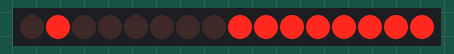
The sketch below on a simulated Arduino Uno, built with avr-gcc and run on an emulated ATmega328P. Shown: 16 shift-register outputs drawn as a row of LEDs (first output left, lit = HIGH). Wiring (inferred from the names in the program): 2 × shift register (74HC595): data pin 11; shift clock pin 12; latch pin 8. Wiring (inferred from the signals the program sends): row of LEDs: on Q0, Q1, Q2, Q3, Q4, Q5, Q6, Q7, Q8, Q9, Q10, Q11, Q12, Q13, Q14, Q15.

Above: at 0.06 s.
At 4.68 s:
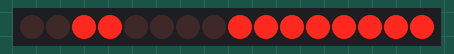
At 10.52 s:
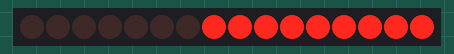
At 20.04 s:
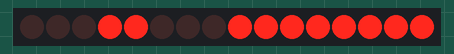
At 29.72 s:
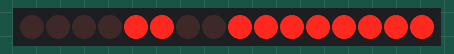
At 39.72 s:
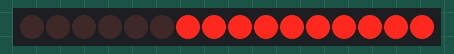
Timing chart, 0 to 40.0 s (numbered marks = the images above):
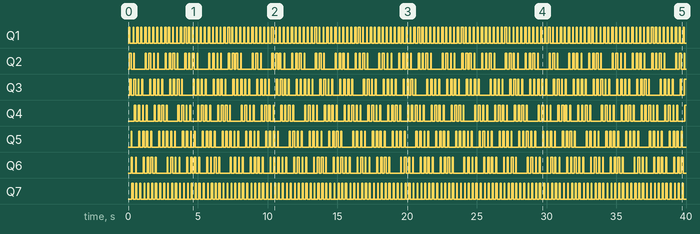

Measured:
- by itself, Q1, Q7: moves between LOW and HIGH, repeating every 1.1 s
- by itself, Q3: moves between LOW and HIGH, repeating every 19.6 s
- by itself, Q4: moves between LOW and HIGH, repeating every 19.5 s
- by itself, Q5: moves between LOW and HIGH, repeating every 19.0 s

The sketch:

NE555_Timer.ino
```cpp
const int latchPin = 8;//Pin connected to ST_CP of 74HC595
const int clockPin = 12;//Pin connected to SH_CP of 74HC595
const int dataPin = 11; //Pin connected to DS of 74HC595
int tim = 100;
int datcol[8] = {127,191,223,239,247,251,253,254};
int data[] = {0xFF,0xFF,0xFF,0xFF,0xFF,0xFF,0xFF,0xFF,/*" ",0*/
              0xFF,0xC1,0xBE,0xBE,0xBE,0xC1,0xFF,0xFF,
              0xFF,0xDF,0xDF,0x80,0xFF,0xFF,0xFF,0xFF,/*"1",2*/
              0xFF,0xDC,0xBC,0xBA,0xB6,0xCE,0xFF,0xFF,/*"2",3*/
              0xFF,0xDD,0xBE,0xB6,0xB6,0xC9,0xFF,0xFF,/*"3",4*/
              0xFB,0xF3,0xEB,0xDB,0x80,0xFB,0xFF,0xFF,/*"4",5*/
              0xFF,0x8D,0xAE,0xAE,0xAE,0xB1,0xFF,0xFF,/*"5",6*/
              0xFF,0xC1,0x96,0xB6,0xB6,0xD9,0xFF,0xFF,/*"6",7*/
              0xFF,0xBF,0xBC,0xB3,0xAF,0x9F,0xFF,0xFF,/*"7",8*/
              0xFF,0xC9,0xB6,0xB6,0xB6,0xC9,0xFF,0xFF,/*"8",9*/
              0xFF,0xCD,0xB6,0xB6,0xB4,0xC1,0xFF,0xFF,/*"9",10*/
              0xFC,0xF3,0xCB,0x9B,0xEB,0xF3,0xFC,0xFF,/*"A",11*/
              0xFF,0x80,0xB6,0xB6,0xB6,0xB6,0xC9,0xFF,/*"B",12*/
              0xFF,0xE3,0xDD,0xBE,0xBE,0xBE,0xBE,0xDD,/*"C",13*/
              0xFF,0x80,0xBE,0xBE,0xBE,0xBE,0xDD,0xE3,/*"D",14*/
              0xFF,0x80,0xB6,0xB6,0xB6,0xB6,0xBE,0xFF,/*"E",15*/
              0xFF,0x80,0xB7,0xB7,0xB7,0xB7,0xBF,0xFF,/*"F",16*/
              0xFF,0xFF,0xFF,0xFF,0xFF,0xFF,0xFF,0xFF,/*" ",0*/};/*"0",1*/
void setup ()
{
  //set pins to output
  pinMode(latchPin,OUTPUT);
  pinMode(clockPin,OUTPUT);
  pinMode(dataPin,OUTPUT);
}
void loop()
{

  for(int n = 0; n < 136; n++)
  {
    for(int t = 0;t < 10;t ++)//Show repeated 10 times
    {
      int dat = 0x01;
      for(int num = n; num < 8+n; num++)
      {
          dat = dat<<1;
          delay(1); //wait for a microsecond
          shiftOut(dataPin,clockPin,MSBFIRST,data[num+0]);
          shiftOut(dataPin,clockPin,MSBFIRST,dat);
          //return the latch pin high to signal chip that it
          //no longer needs to listen for information
          digitalWrite(latchPin,HIGH); //pull the latchPin to save the data
          //delay(1); //wait for a microsecond
          digitalWrite(latchPin,LOW); //ground latchPin and hold low for as long as you are transmitting
      }
    }
  }
}
```
